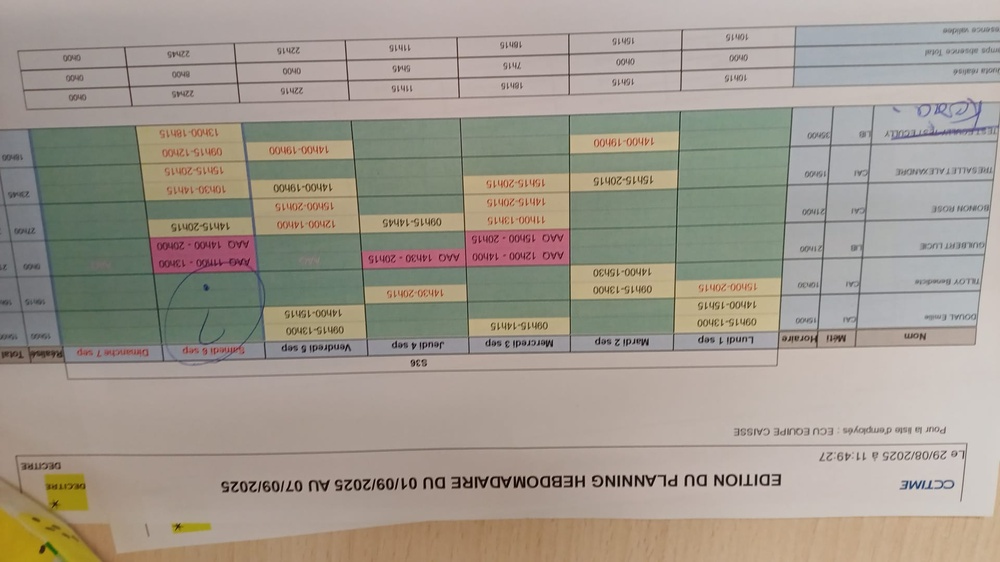
#> input picture test.jpeg, 1000 x 562 px, shrunk from 1920 x 1080 before the run
$ python -i rotate.py   (imports and definitions only)
#> lines starting #> are read from the running program, lines starting #| are printed output that depends on the picture
#> further down, picture is the input picture: shape (562, 1000, 3); mean B, G, R 141.3, 152.5, 160.4
import cv2
import numpy as np


def rotate(img: np.ndarray, debug_dir: str = None) -> np.ndarray:
    """
    Détecte si l'image est en portrait ou paysage et la remet droite.
    Pour un planning A4, on veut toujours paysage (width > height).
    """
    h, w = img.shape[:2]
#> h = 562; w = 1000

    # Si l'image est en portrait → rotation 90° horaire
    if h > w:
        img = cv2.rotate(img, cv2.ROTATE_90_CLOCKWISE)
        h, w = img.shape[:2]

    # Correction d'inclinaison fine (deskew)
    img = _deskew(img)

    if debug_dir:
        cv2.imwrite(f"{debug_dir}/01_rotated.jpg", img)

    return img


def _deskew(img: np.ndarray) -> np.ndarray:
    """Corrige une légère inclinaison via détection de lignes."""
    gray = cv2.cvtColor(img, cv2.COLOR_BGR2GRAY)
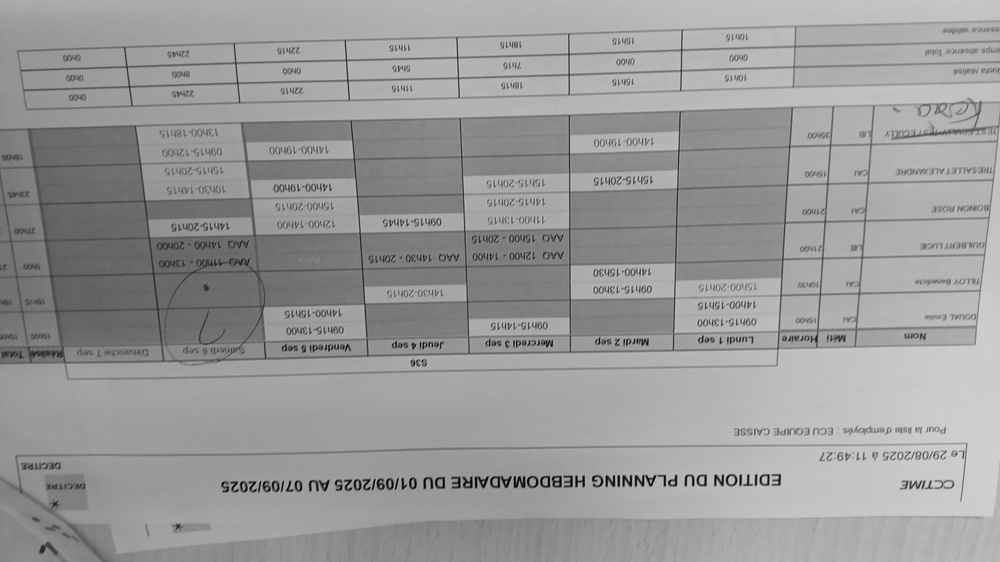
#> gray: shape (562, 1000); min 3, max 222, mean 153.6
    edges = cv2.Canny(gray, 50, 150)
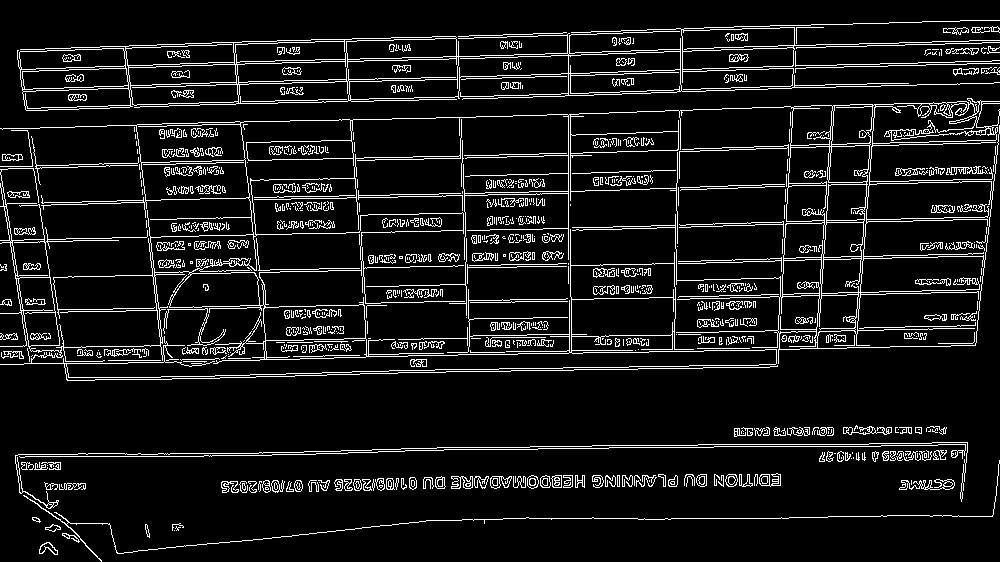
#> edges: shape (562, 1000); 8.9% white in thin lines or dots
    lines = cv2.HoughLinesP(edges, 1, np.pi / 180, threshold=100, minLineLength=100, maxLineGap=10)
#> lines = 105 rows, first 6: [591, 52, 799, 45], [483, 35, 797, 25], [63, 361, 250, 358], [556, 153, 872, 142], [513, 75, 701, 69], [398, 196, 570, 193]

    if lines is None:
        return img

    angles = []
    for x1, y1, x2, y2 in lines[:, 0]:
        angle = np.degrees(np.arctan2(y2 - y1, x2 - x1))
        # On garde uniquement les lignes quasi-horizontales
        if -20 < angle < 20:
            angles.append(angle)
#> this loop made 105 passes
#> (x1, y1, x2, y2, angle) on passes 1 to 12: (591, 52, 799, 45, -1.93), (483, 35, 797, 25, -1.82), (63, 361, 250, 358, -0.919), (556, 153, 872, 142, -1.99), (513, 75, 701, 69, -1.83), (398, 196, 570, 193, -0.999), (157, 456, 315, 454, -0.725), (604, 350, 779, 347, -0.982), (112, 377, 214, 376, -0.562), (529, 299, 678, 297, -0.769), (864, 23, 977, 20, -1.52), (354, 340, 598, 336, -0.939)
#> angle on passes 61, 62, 63, 64, 66, 69: -0.849, -1.06, -0.993, -1.94, -1.07, 0
#> after the loop, angles = 86 values, max 0.902 at index 85, min -5.89 at index 58, mean -1.15

    if not angles:
        return img

    median_angle = np.median(angles)
#> median_angle = -1.01

    # Pas de correction si l'angle est négligeable
    if abs(median_angle) < 0.5:
        return img

    h, w = img.shape[:2]
#> h = 562; w = 1000
    M = cv2.getRotationMatrix2D((w // 2, h // 2), median_angle, 1.0)
#> M = [[1, -0.0177, 5.05], [0.0177, 1, -8.8]]
    return cv2.warpAffine(img, M, (w, h), flags=cv2.INTER_CUBIC, borderMode=cv2.BORDER_REPLICATE)
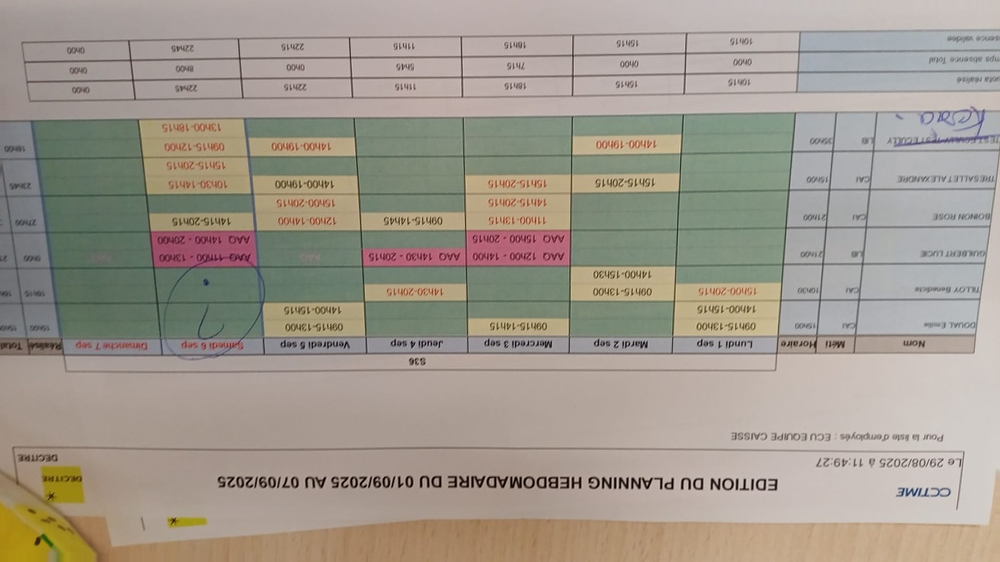
#> returned value: shape (562, 1000, 3); mean of channels 0, 1, 2 141.2, 152.5, 160.4; drawn as B, G, R

>>> import cv2
>>> picture = cv2.imread('../../../test.jpeg')
>>> result = rotate(picture)
